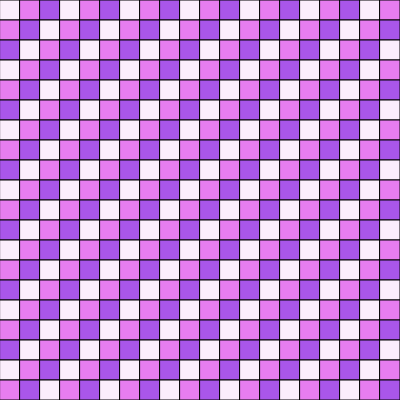
Frame 1 (no input)
Frame 60 (no input): identical to frame 1, image omitted
Frame 120 (the mouse pressed at the canvas centre since frame 60): identical to frame 1, image omitted

The p5.js sketch that drew this single still picture (run headless with seeded random() and noise() and a simulated clock; from frame 60 on, the mouse is pressed at the canvas centre):

// p5.js sketch
// ── sketch.js
// https://aphid.github.io/ct120/video/

let count = 20;

function setup() {
  createCanvas(400, 400);
  let thesize = width / count;
  print(thesize);
  
  
function FirstOmbre(){
  
  let from = color(109, 133, 230);
  let to = color(193, 225, 232);

  let interA = lerpColor(from, to, 0.33);
  let interB = lerpColor(from,to, 0.66);
}

function SecondOmbre(){
  
  let from = color(177, 169, 232);
  let to = color(165, 178, 232);

  let interA = lerpColor(from, to, 0.33);
  let interB = lerpColor(from, to, 0.66);
}

function ThirdOmbre(){
  
  let from = color(241, 222, 246);
  let to = color(169, 86, 234);
  
  let interA = lerpColor(from, to, 0.33);
  let interB = lerpColor(from, to, 0.66);
}

function FourthOmbre(){
  
  let from = color(251, 238, 252);
  let to = color(231, 125, 240);
  
  let interA = lerpColor(from, to, 0.33);
  let interB = lerpColor(from, to, 0.66);
}
  
  for (let i = 0; i< count; i++) {
    for (let j = 0; j < count; j++) {
      if ((i + j) % 3 === 0){
        fill(251, 238, 252);
      } else if ((i + j ) % 3 === 1) {
        fill(231, 125, 240);
      } else if ((i + j) % 3 === 2) {
        fill(169, 86, 234);
      } else if ((i +j) % 3 === 3) {
        fill(193, 225, 232);
      }
      square(i * thesize,j * thesize, thesize);
    }
  }
}

function draw() {}
